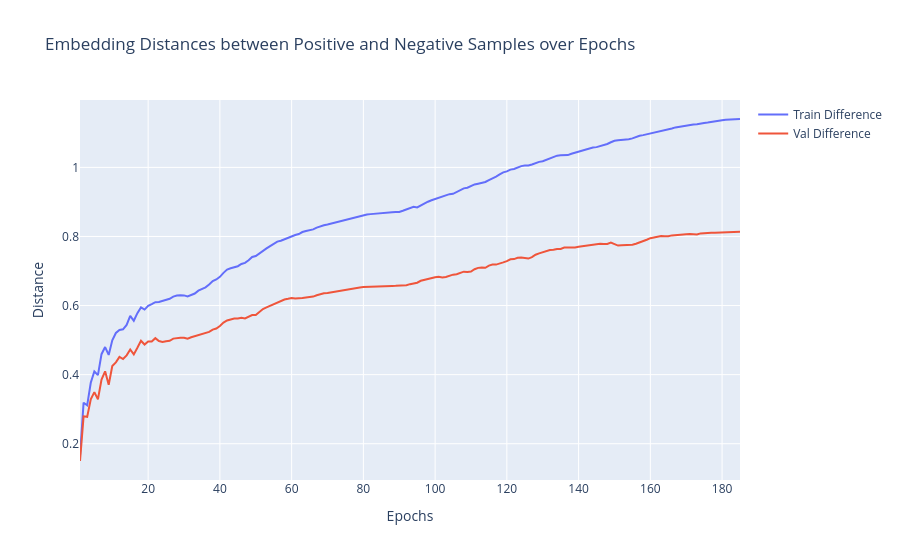

The notebook cell saved with this chart:
### Code cell
fig = go.Figure()
fig.add_trace(go.Scatter(x=epochs, y=train_dists_mean[:, 2], mode="lines", name="Train Difference"))
fig.add_trace(go.Scatter(x=epochs, y=val_dists_mean[:, 2], mode="lines", name="Val Difference"))

fig.update_layout(
    title="Embedding Distances between Positive and Negative Samples over Epochs",
    xaxis_title="Epochs",
    yaxis_title="Distance",
    hovermode="x unified",
)

fig.show()

### Figure 1 — Plotly figure (JSON) as saved in the notebook; plotly's stock layout.template omitted (floating-point values rounded to 4 significant figures; data arrays with more than 128 entries replaced by an {"elided": "..."} marker saying what was removed)
{"data": [{"mode": "lines", "name": "Train Difference", "type": "scatter", "x": {"elided": "185 int values"}, "y": {"elided": "185 float values"}}, {"mode": "lines", "name": "Val Difference", "type": "scatter", "x": {"elided": "185 int values"}, "y": {"elided": "185 float values"}}], "layout": {"hovermode": "x unified", "title": {"text": "Embedding Distances between Positive and Negative Samples over Epochs"}, "xaxis": {"title": {"text": "Epochs"}}, "yaxis": {"title": {"text": "Distance"}}}}
